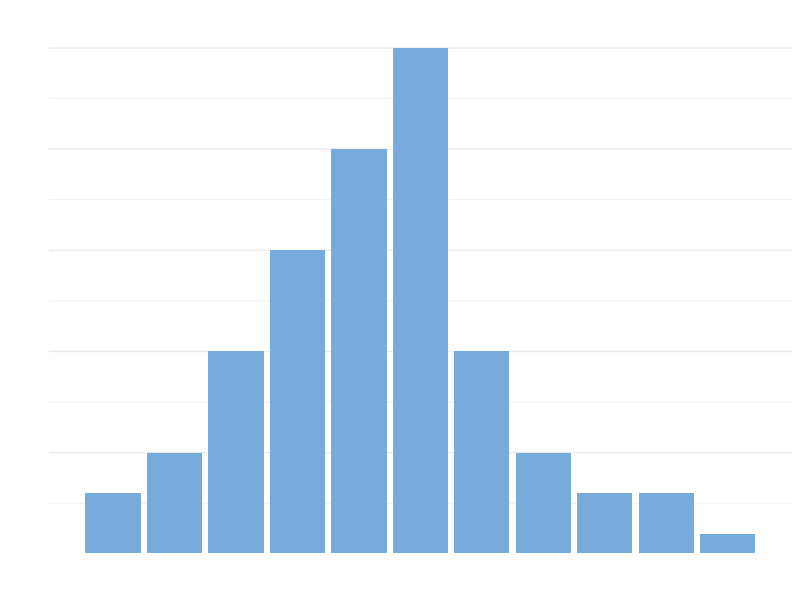
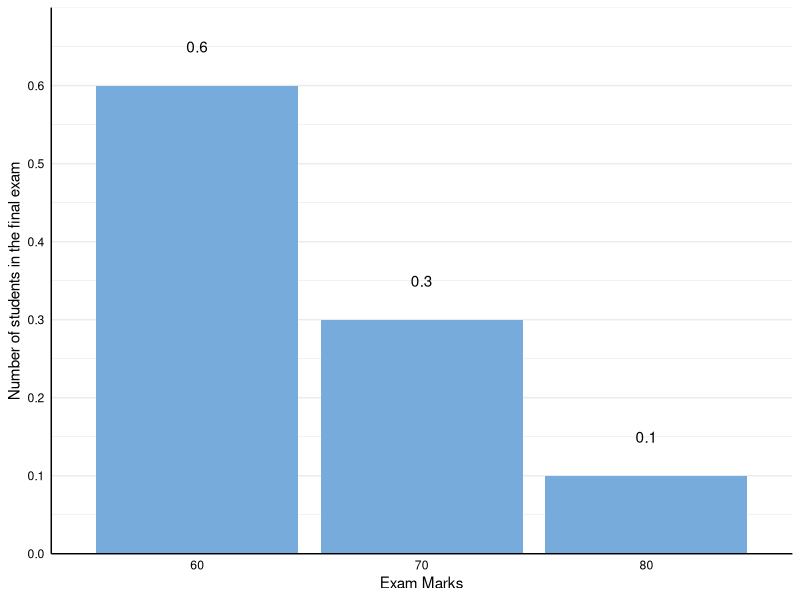
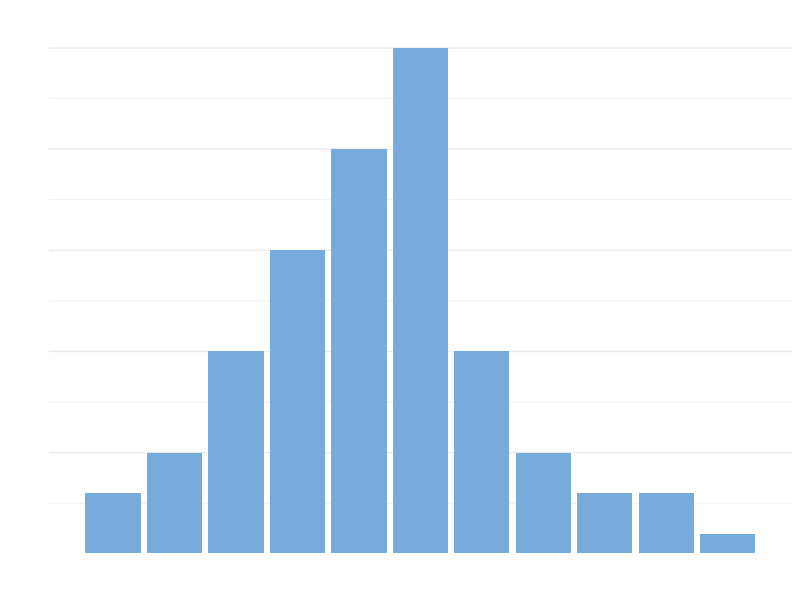
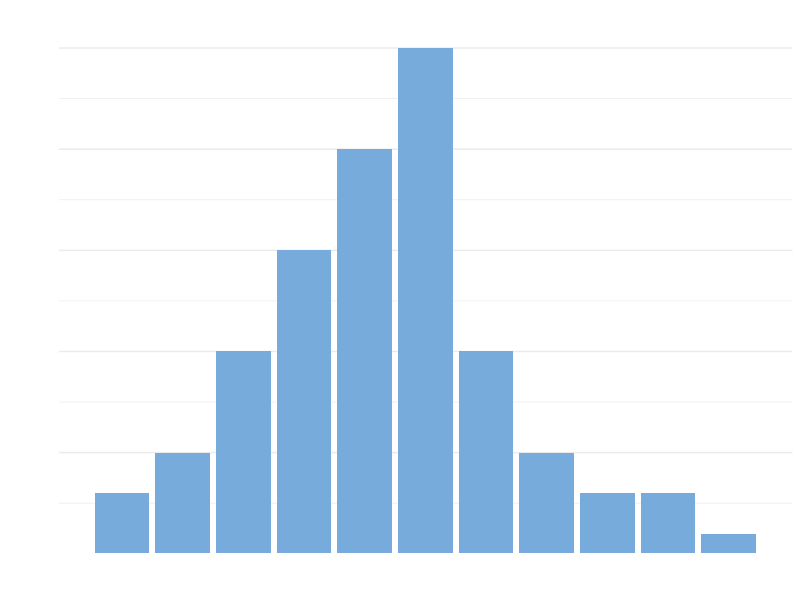
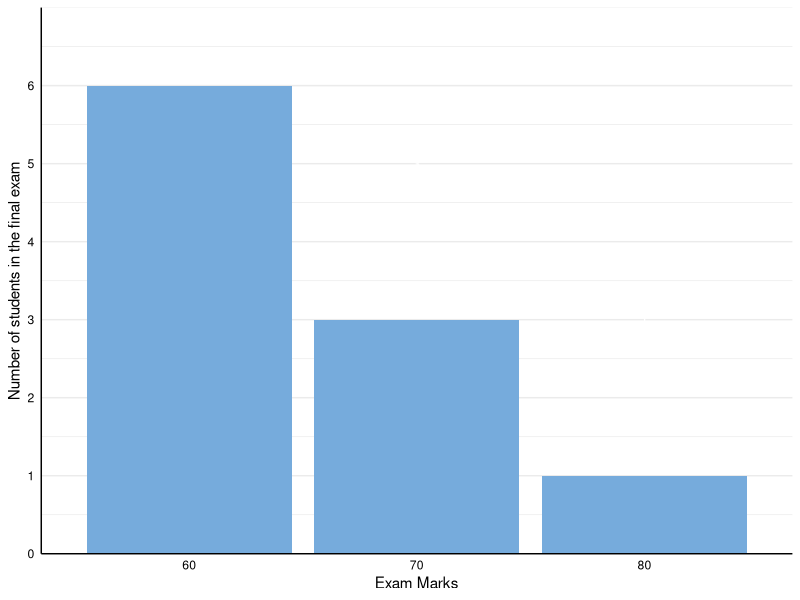
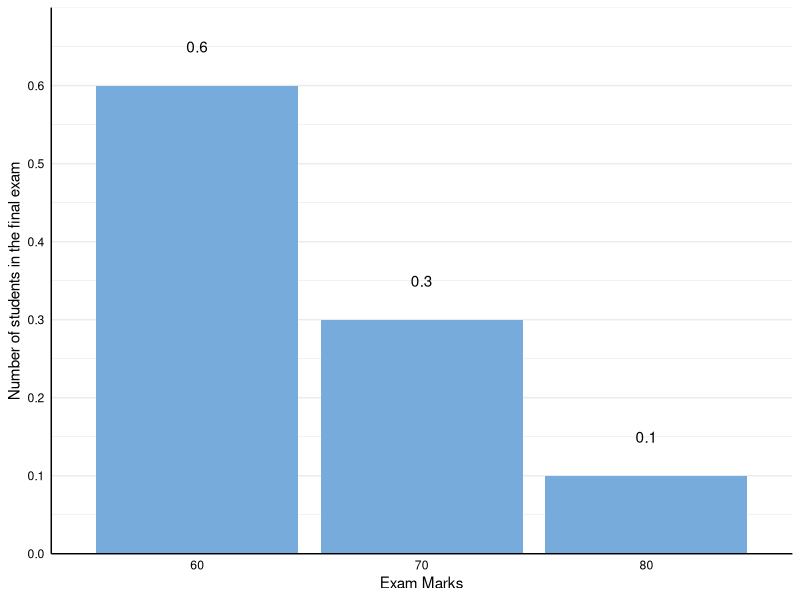

Reproduce these figures in R, in order. (Note: this script raises an error after producing the figures.)
## ---- chunk 1
library(tidyverse)
## ---- chunk 2
expectation_dat <- 
  data.frame(
    x = c(0, 1, 2, 3, 4, 5, 6, 7, 8, 9, 10),
    y = c(3, 5, 10, 15, 20, 25, 10, 5, 3, 3, 1)
    ) |> 
  mutate(
    y_prop = y/sum(y),
    x_y_prop = x*y_prop)


expectation_plot_1 <- 
  ggplot() +
  geom_bar(
    data = expectation_dat, 
    mapping = aes(
      x = x,
      y = y
    ),
    stat = "identity",
    fill = "#76ABDC"
  ) +
  geom_text(
    data = expectation_dat, 
    mapping = aes(
      x = x, 
      y = y+1,
      label = y
    ),
    colour = "white"
  ) +
  scale_x_continuous(limits = c(-0.5,10.5), breaks = seq(0, 10, 1)) +
  scale_y_continuous(
    expand = c(0,0), 
    limits = c(0, 27),
    breaks = seq(0,25, 5)) +
  theme_minimal() +
  theme(
    axis.line.x = element_line(size = 0.5, colour= "white"),
    axis.line.y = element_line(size = 0.5, colour = "white"),
    panel.grid.major.x = element_line(size = 0),
    panel.grid.minor.x = element_line(size = 0),
    axis.title.x=element_text(colour="white"),
    axis.title.y=element_text(colour="white"),
    axis.text.x = element_text(colour = "white"),
    axis.text.y = element_text(colour = "white")) +
  labs(
    x = "Number of cases of theft at Sainsbury's per day",
    y = "Number of times in 100 days",
    fill = "white"
  )


expectation_plot_1
ggsave(filename = "expectation_plot_1.png", expectation_plot_1, width = 2500, scale = 1, units = "px")

expectation_plot_2 <- 
  ggplot() +
  geom_bar(
    data = expectation_dat, 
    mapping = aes(
      x = x,
      y = y_prop
    ),
    stat = "identity",
    fill = "#76ABDC"
  ) +
  geom_text(
    data = expectation_dat, 
    mapping = aes(
      x = x, 
      y = y_prop+0.01,
      label = y_prop
    ),
    colour = "white"
  ) +
  scale_x_continuous(limits = c(-0.5,10.5), breaks = seq(0, 10, 1)) +
  scale_y_continuous(
    expand = c(0,0), 
    limits = c(0, 0.27),
    breaks = seq(0,0.25, 0.05)) +
  theme_minimal() +
  theme(
    axis.line.x = element_line(size = 0.5, colour= "white"),
    axis.line.y = element_line(size = 0.5, colour = "white"),
    panel.grid.major.x = element_line(size = 0),
    panel.grid.minor.x = element_line(size = 0),
    axis.title.x=element_text(colour="white"),
    axis.title.y=element_text(colour="white"),
    axis.text.x = element_text(colour = "white"),
    axis.text.y = element_text(colour = "white")) +
  labs(
    x = "Number of cases of theft at Sainsbury's per day",
    y = "Proportion of times in 100 days",
    fill = "white"
  )

ggsave(filename = "expectation_plot_2.png", expectation_plot_2, width = 2500, scale = 1, units = "px")





expectation_dat_2 <- 
  data.frame(
    x = c(60, 70, 80),
    y = c(6, 3, 1)
    ) |> 
  mutate(y_prop = y/sum(y))


expectation_student_marks_plot_1 <- 
  ggplot() +
  geom_bar(
    data = expectation_dat_2, 
    mapping = aes(
      x = x,
      y = y
    ),
    stat = "identity",
    fill = "#76ABDC"
  ) +
  geom_text(
    data = expectation_dat_2, 
    mapping = aes(
      x = x, 
      y = y+2,
      label = y
    ),
    colour = "white"
  ) +
  scale_x_continuous(limits = c(55,85), breaks = seq(50, 80, 10)) +
  scale_y_continuous(
    expand = c(0,0), 
    limits = c(0, 7),
    breaks = seq(0,6, 1)) +
  theme_minimal() +
  theme(
    axis.line.x = element_line(size = 0.5, colour= "black"),
    axis.line.y = element_line(size = 0.5, colour = "black"),
    panel.grid.major.x = element_line(size = 0),
    panel.grid.minor.x = element_line(size = 0),
    axis.title.x=element_text(colour="black"),
    axis.title.y=element_text(colour="black"),
    axis.text.x = element_text(colour = "black"),
    axis.text.y = element_text(colour = "black")) +
  labs(
    x = "Exam Marks",
    y = "Number of students in the final exam",
    fill = "black"
  )
ggsave(filename = "expectation_student_marks_plot_1.png", expectation_student_marks_plot_1, width = 2500, scale = 1, units = "px")



expectation_student_marks_plot_2 <- 
  ggplot() +
  geom_bar(
    data = expectation_dat_2, 
    mapping = aes(
      x = x,
      y = y_prop
    ),
    stat = "identity",
    fill = "#76ABDC"
  ) +
  geom_text(
    data = expectation_dat_2, 
    mapping = aes(
      x = x, 
      y = y_prop +0.05,
      label = y_prop
    ),
    colour = "black"
  ) +
  scale_x_continuous(limits = c(55,85), breaks = seq(50, 80, 10)) +
  scale_y_continuous(
    expand = c(0,0), 
    limits = c(0, .7),
    breaks = seq(0,.6, .10)) +
  theme_minimal() +
  theme(
    axis.line.x = element_line(size = 0.5, colour= "black"),
    axis.line.y = element_line(size = 0.5, colour = "black"),
    panel.grid.major.x = element_line(size = 0),
    panel.grid.minor.x = element_line(size = 0),
    axis.title.x=element_text(colour="black"),
    axis.title.y=element_text(colour="black"),
    axis.text.x = element_text(colour = "black"),
    axis.text.y = element_text(colour = "black")) +
  labs(
    x = "Exam Marks",
    y = "Number of students in the final exam",
    fill = "black"
  )
expectation_student_marks_plot_2
ggsave(filename = "expectation_student_marks_plot_2.png", expectation_student_marks_plot_2, width = 2500, scale = 1, units = "px")
## ---- chunk 3
limits_dat <- data.frame(
  x = seq(-5, 5, 0.01)
) |> 
  mutate(y = x^2)

limits_fun <- function(x){
  x^2
}
# When x is 1

interval


xmin <- 1
xmax <- 5
xmin_2 <- c()
xmax_2 <- c()
for(i in seq(0.1, 2, 0.1)){

  xmin_2 <- c(xmin_2, xmin + i)
  xmax_2 <- c(xmax_2, xmax - i)

}
interval_dat <- data.frame(xmin = xmin_2, xmax = xmax_2) |> 
  mutate(
    delta = seq(0.1, 2, 0.1),
    ymin = xmin^2,
    ymax = xmax^2)

ggplot() +
  geom_line(
    data = limits_dat,
    mapping = aes(
      x = x,
      y = y
    )
  ) +
  scale_x_continuous(limits = c(-5, 5), breaks = seq(-5, 5, 1)) +
  geom_pointrange(
    data = interval_dat,
    mapping = aes(
      x = 3, 
      y = 0,
      xmin = xmin,
      xmax = xmax
    )
  ) +
  geom_pointrange(
    data = interval_dat,
    mapping = aes(
      y = 9, 
      x = 0,
      ymin = ymin,
      ymax = ymax
    )
  ) + 
  geom_segment(
    data = interval_dat,
    mapping = aes(
      x = 0,
      xend = xmin,
      y = ymin,
      yend = ymin
    ),
    size = 0.3
  ) +
  geom_segment(
    data = interval_dat,
    mapping = aes(
      y = 0,
      yend = ymin,
      x = xmin,
      xend = xmin
    ),
    size = 0.3
  ) +
  geom_segment(
    data = interval_dat,
    mapping = aes(
      x = 0,
      xend = xmax,
      y = ymax,
      yend = ymax
    ),
    size = 0.3
  ) +
  geom_segment(
    data = interval_dat,
    mapping = aes(
      y = 0,
      yend = ymax,
      x = xmax,
      xend = xmax
    ),
    size = 0.3
  ) + 
  geom_segment(
    mapping = aes(
      x = c(3, 0),
      xend = c(3,3),
      y = c(0, 9),
      yend = c(9,9)
    ),
    colour = "blue"
  ) +
  annotate(
    geom = "text",
    label = c("L", "c"),
    x = c(-.25, 3),
    y = c(9,-.7)) +
  
  transition_time(time = delta) +
  ease_aes(default = "linear")

## ---- chunk 4
sin(2)
library(tidyverse)
sin_dat <- data.frame(x = seq(-5, 5, 0.0001)) |> mutate(y = x*(sin(1/x)))
sin_dat |> plot()

ggplot() +
  geom_line(
    data = sin_dat,
    mapping = aes(
      x = x,
      y = y
    )
  ) +
  scale_x_continuous(limits = c(-0.1, 0.1)) +
  theme_minimal()
